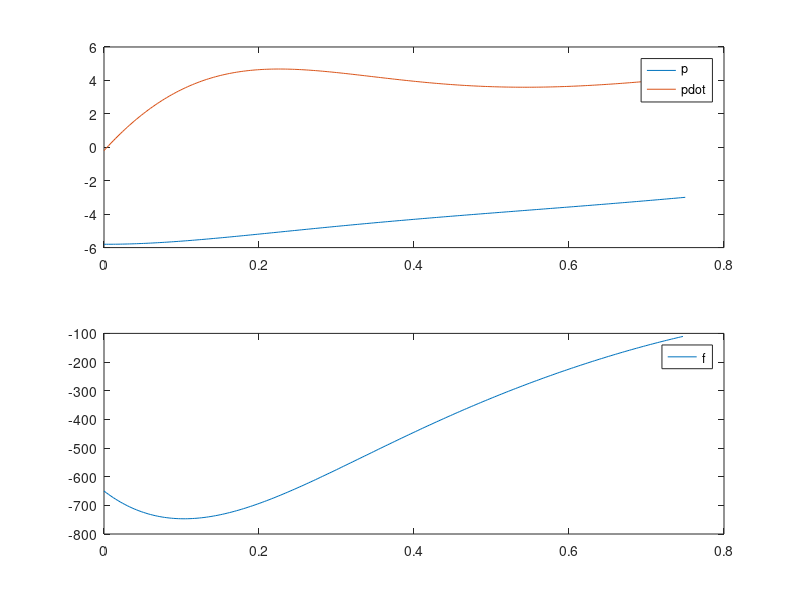

The MATLAB script that drew this image:
function startercode153429
[T,X,U,XFORDISPLAY] = RunSimulation;
PlotResults(T,X,U);
p = mat2str(XFORDISPLAY(1),8)
pdot = mat2str(XFORDISPLAY(2),8)
end

function [actuators,data] = initControlSystem(sensors,references,parameters,data)
%%%%%%%%%%%%%%%%%%
% MODIFY
data.A = [0, 1; -380/7, -2/7];
data.B = [0; 1/7];
data.C = [1, 0];
data.xhat = [0;0];
data.u = 0;

pcon = [-1, -0.5];
pobs = [-4, -2];

data.K = acker(data.A, data.B, pcon);
data.L = acker(data.A', data.C', pobs)';
%
%%%%%%%%%%%%%%%%%%
[actuators,data] = runControlSystem(sensors,references,parameters,data);
end

function [actuators,data] = runControlSystem(sensors,references,parameters,data)
%%%%%%%%%%%%%%%%%%
% MODIFY
pE = -5;
fE = 5*pE + 5*pE^3;
u = -data.K * data.xhat;
y = sensors.p - pE;
data.xhat=data.xhat+(data.A*data.xhat+data.B*u-data.L*(data.C*data.xhat-y))*parameters.tStep;
actuators.f = u + fE;
%
%%%%%%%%%%%%%%%%%%
end

function [T,X,U,XFORDISPLAY] = RunSimulation
[t,x,tStep,nSteps,nStepsForDisplay] = InitSimulation;
T = t;
X = x;
U = [];
controller.init = @initControlSystem;
controller.run = @runControlSystem;
controller.sensors = GetSensors(t,x);
controller.references = struct;
controller.parameters = struct('tStep',tStep);
controller.data = struct;
[controller.actuators,controller.data] = ...
    controller.init(controller.sensors, ...
                    controller.references, ...
                    controller.parameters, ...
                    controller.data);
for iStep = 1:nSteps
    u = GetInput(controller.actuators);
    [t,x] = ode45(@(t,x) GetXDot(t,x,u),[t t+tStep],x);
    t = t(end);
    x = x(end,:)';
    controller.sensors = GetSensors(t,x);
    [controller.actuators,controller.data] = ...
    controller.run(controller.sensors, ...
                    controller.references, ...
                    controller.parameters, ...
                    controller.data);
    T = [T t];
    X = [X x];
    U = [U u];
    if iStep==nStepsForDisplay
        XFORDISPLAY = x;
    end
end
end

function [t,x,tStep,nSteps,nStepsForDisplay] = InitSimulation
t = 0;
x = [-5.80; -0.20];
tStep = 0.003;
nStepsForDisplay = 25;
nSteps = 250;
end

function u = GetInput(actuators)
u = actuators.f;
end

function sensors = GetSensors(t,x)
sensors.t = t;
sensors.p = x(1);
end

function xdot = GetXDot(t,x,u)
xdot = [x(2); (1/7)*(-(2*x(2)+5*x(1)+5*x(1)^3)+u(1))];
end

function PlotResults(T,X,U)
clf;
subplot(2,1,1);
plot(T,X);
legend('p','pdot');
subplot(2,1,2);
plot(T(1:end-1),U);
legend('f');
end
